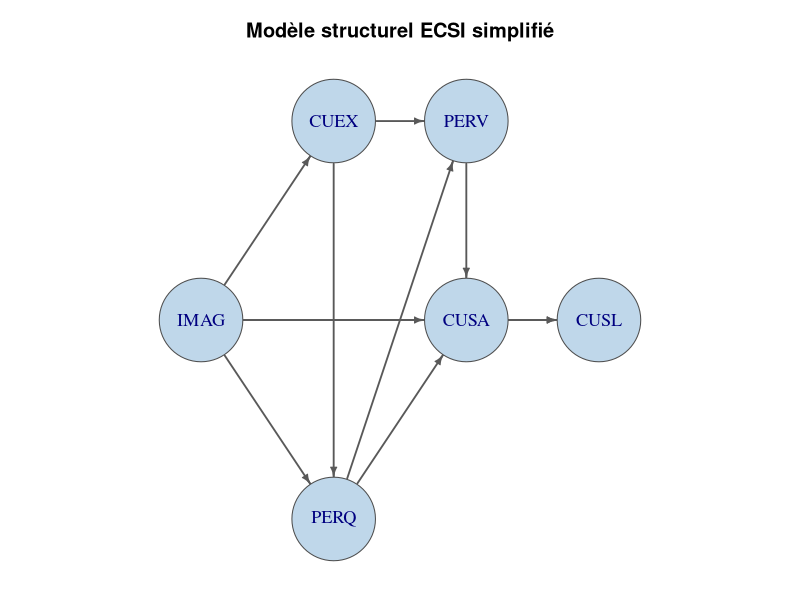
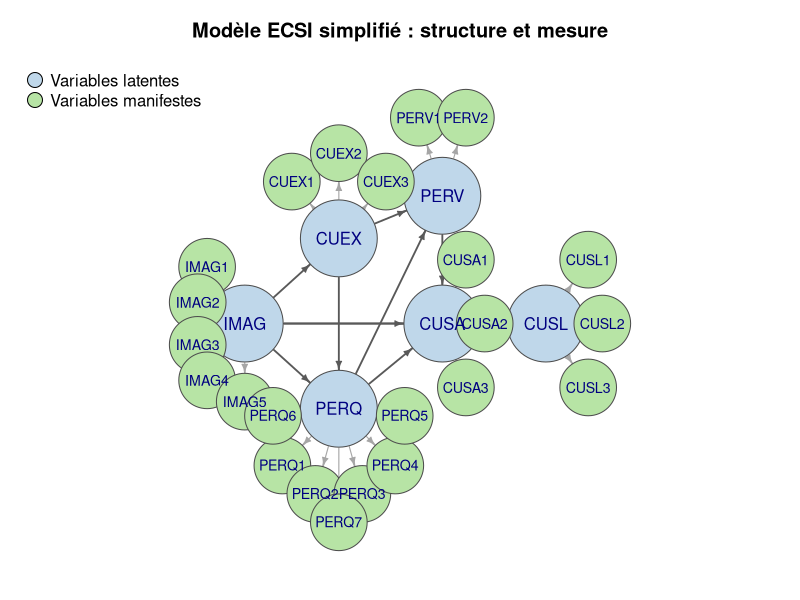

R code for these plots, in order:
# =========================================================
# QUESTION 2 - SPÉCIFICATION DU MODÈLE ECSI SIMPLIFIÉ
# =========================================================

library(igraph)

# =========================================================
# 1. DÉFINITION DES VARIABLES LATENTES ET DES BLOCS
# =========================================================
latents <- c("IMAG", "CUEX", "PERQ", "PERV", "CUSA", "CUSL")

blocs <- list(
  IMAG = c("IMAG1", "IMAG2", "IMAG3", "IMAG4", "IMAG5"),
  CUEX = c("CUEX1", "CUEX2", "CUEX3"),
  PERQ = c("PERQ1", "PERQ2", "PERQ3", "PERQ4", "PERQ5", "PERQ6", "PERQ7"),
  PERV = c("PERV1", "PERV2"),
  CUSA = c("CUSA1", "CUSA2", "CUSA3"),
  CUSL = c("CUSL1", "CUSL2", "CUSL3")
)

cat("=========================================================\n")
cat("QUESTION 2 - SPÉCIFICATION DU MODÈLE ECSI SIMPLIFIÉ\n")
cat("=========================================================\n\n")

cat("Variables latentes retenues :\n")
print(latents)

cat("\nBlocs de mesure :\n")
print(blocs)

# =========================================================
# 2. SPÉCIFICATION TEXTUELLE DU MODÈLE
# =========================================================
modele_ecsi <- '
# ---------------------------------------------------------
# MODELE DE MESURE
# ---------------------------------------------------------
IMAG =~ IMAG1 + IMAG2 + IMAG3 + IMAG4 + IMAG5
CUEX =~ CUEX1 + CUEX2 + CUEX3
PERQ =~ PERQ1 + PERQ2 + PERQ3 + PERQ4 + PERQ5 + PERQ6 + PERQ7
PERV =~ PERV1 + PERV2
CUSA =~ CUSA1 + CUSA2 + CUSA3
CUSL =~ CUSL1 + CUSL2 + CUSL3

# ---------------------------------------------------------
# MODELE STRUCTUREL
# ---------------------------------------------------------
CUEX ~ IMAG
PERQ ~ IMAG + CUEX
PERV ~ CUEX + PERQ
CUSA ~ IMAG + PERQ + PERV
CUSL ~ IMAG + CUSA
'

cat("\n=========================================================\n")
cat("SPÉCIFICATION TEXTUELLE DU MODÈLE\n")
cat("=========================================================\n")
cat(modele_ecsi, "\n")

# =========================================================
# 3. ÉQUATIONS STRUCTURELLES SOUS FORME LISIBLE
# =========================================================
cat("\n=========================================================\n")
cat("ÉQUATIONS STRUCTURELLES\n")
cat("=========================================================\n")
cat("CUEX = beta1 * IMAG + zeta1\n")
cat("PERQ = beta2 * IMAG + beta3 * CUEX + zeta2\n")
cat("PERV = beta4 * CUEX + beta5 * PERQ + zeta3\n")
cat("CUSA = beta6 * IMAG + beta7 * PERQ + beta8 * PERV + zeta4\n")
cat("CUSL = beta9 * IMAG + beta10 * CUSA + zeta5\n")

# =========================================================
# 4. SCHÉMA STRUCTUREL UNIQUEMENT
# =========================================================
edges_struct <- matrix(c(
  "IMAG", "CUEX",
  "IMAG", "PERQ",
  "IMAG", "CUSA",
  "IMAG", "CUSL",
  "CUEX", "PERQ",
  "CUEX", "PERV",
  "PERQ", "PERV",
  "PERQ", "CUSA",
  "PERV", "CUSA",
  "CUSA", "CUSL"
), byrow = TRUE, ncol = 2)

g_struct <- graph_from_edgelist(edges_struct, directed = TRUE)

coords_struct <- rbind(
  IMAG = c(0, 0),
  CUEX = c(2, 1.2),
  PERQ = c(2, -1.2),
  PERV = c(4, 1.2),
  CUSA = c(4, 0),
  CUSL = c(6, 0)
)

coords_struct <- coords_struct[V(g_struct)$name, ]

par(mar = c(1, 1, 3, 1))
plot(
  g_struct,
  layout = coords_struct,
  vertex.size = 42,
  vertex.color = "#BFD7EA",
  vertex.frame.color = "gray30",
  vertex.label.color = "navy",
  vertex.label.cex = 1.1,
  edge.color = "gray35",
  edge.width = 1.8,
  edge.arrow.size = 0.5,
  edge.curved = 0,
  main = "Modèle structurel ECSI simplifié"
)

# =========================================================
# 5. SCHÉMA COMPLET : STRUCTURE + MESURE
# =========================================================
edges_full <- matrix(c(
  # -------------------------------------------------------
  # Modèle structurel
  # -------------------------------------------------------
  "IMAG", "CUEX",
  "IMAG", "PERQ",
  "IMAG", "CUSA",
  "IMAG", "CUSL",
  "CUEX", "PERQ",
  "CUEX", "PERV",
  "PERQ", "PERV",
  "PERQ", "CUSA",
  "PERV", "CUSA",
  "CUSA", "CUSL",
  
  # -------------------------------------------------------
  # Modèle de mesure
  # -------------------------------------------------------
  "IMAG", "IMAG1",
  "IMAG", "IMAG2",
  "IMAG", "IMAG3",
  "IMAG", "IMAG4",
  "IMAG", "IMAG5",
  
  "CUEX", "CUEX1",
  "CUEX", "CUEX2",
  "CUEX", "CUEX3",
  
  "PERQ", "PERQ1",
  "PERQ", "PERQ2",
  "PERQ", "PERQ3",
  "PERQ", "PERQ4",
  "PERQ", "PERQ5",
  "PERQ", "PERQ6",
  "PERQ", "PERQ7",
  
  "PERV", "PERV1",
  "PERV", "PERV2",
  
  "CUSA", "CUSA1",
  "CUSA", "CUSA2",
  "CUSA", "CUSA3",
  
  "CUSL", "CUSL1",
  "CUSL", "CUSL2",
  "CUSL", "CUSL3"
), byrow = TRUE, ncol = 2)

g_full <- graph_from_edgelist(edges_full, directed = TRUE)

coords_full <- rbind(
  # Latentes
  IMAG  = c(0.0,  0.0),
  CUEX  = c(2.0,  1.2),
  PERQ  = c(2.0, -1.2),
  PERV  = c(4.2,  1.8),
  CUSA  = c(4.2,  0.0),
  CUSL  = c(6.4,  0.0),
  
  # Items de IMAG
  IMAG1 = c(-0.8,  0.8),
  IMAG2 = c(-1.0,  0.3),
  IMAG3 = c(-1.0, -0.3),
  IMAG4 = c(-0.8, -0.8),
  IMAG5 = c( 0.0, -1.1),
  
  # Items de CUEX
  CUEX1 = c(1.0,  2.0),
  CUEX2 = c(2.0,  2.4),
  CUEX3 = c(3.0,  2.0),
  
  # Items de PERQ
  PERQ1 = c(0.8, -2.0),
  PERQ2 = c(1.5, -2.4),
  PERQ3 = c(2.5, -2.4),
  PERQ4 = c(3.2, -2.0),
  PERQ5 = c(3.4, -1.3),
  PERQ6 = c(0.6, -1.3),
  PERQ7 = c(2.0, -2.8),
  
  # Items de PERV
  PERV1 = c(3.7,  2.9),
  PERV2 = c(4.7,  2.9),
  
  # Items de CUSA
  CUSA1 = c(4.7,  0.9),
  CUSA2 = c(5.1,  0.0),
  CUSA3 = c(4.7, -0.9),
  
  # Items de CUSL
  CUSL1 = c(7.3,  0.9),
  CUSL2 = c(7.6,  0.0),
  CUSL3 = c(7.3, -0.9)
)

# Réordonner selon l'ordre des sommets du graphe
coords_full <- coords_full[V(g_full)$name, ]

# Styles
vertex_colors <- ifelse(V(g_full)$name %in% latents, "#BFD7EA", "#B7E4A5")
vertex_sizes  <- ifelse(V(g_full)$name %in% latents, 38, 28)
label_cex     <- ifelse(V(g_full)$name %in% latents, 1.0, 0.85)

is_structural <- ends(g_full, E(g_full))[, 1] %in% latents &
  ends(g_full, E(g_full))[, 2] %in% latents

edge_widths <- ifelse(is_structural, 1.8, 1.1)
edge_colors <- ifelse(is_structural, "gray35", "gray65")
arrow_sizes <- ifelse(is_structural, 0.45, 0.30)

par(mar = c(1, 1, 3, 1))
plot(
  g_full,
  layout = coords_full,
  vertex.size = vertex_sizes,
  vertex.color = vertex_colors,
  vertex.frame.color = "gray30",
  vertex.label.color = "navy",
  vertex.label.cex = label_cex,
  vertex.label.family = "sans",
  edge.color = edge_colors,
  edge.width = edge_widths,
  edge.arrow.size = arrow_sizes,
  edge.curved = 0,
  main = "Modèle ECSI simplifié : structure et mesure"
)

legend(
  "topleft",
  legend = c("Variables latentes", "Variables manifestes"),
  pt.bg = c("#BFD7EA", "#B7E4A5"),
  pch = 21,
  pt.cex = 2,
  bty = "n"
)
